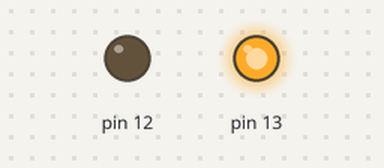
A sketch run on a simulated Arduino Uno, built with avr-gcc and run on an emulated ATmega328P. On the bench: output pins drawn as LEDs (lit = HIGH).

Above: at 2.5 s.
At 5.5 s:
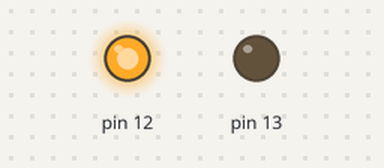
Timing chart, 0 to 7.8 s (numbered marks = the images above):
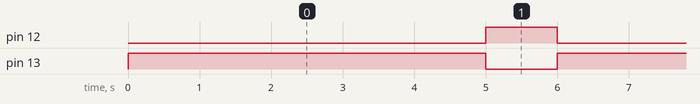

The sketch:

motor_only1.ino
```cpp
void setup()
{
  pinMode(13, OUTPUT);
  pinMode(12, OUTPUT);
  digitalWrite(10,HIGH);
}
void loop()
{
  digitalWrite(13, HIGH);
  digitalWrite(12, LOW);
  delay(5000); // Wait for 1000 millisecond(s)
  digitalWrite(13, LOW);
  digitalWrite(12, HIGH);
  delay(1000); // Wait for 1000 millisecond(s)
}
```

Measured:
- by itself, pin 12: alternates HIGH for 1.0 s and LOW for 5.0 s
- by itself, pin 13: alternates HIGH for 5.0 s and LOW for 1.0 s
